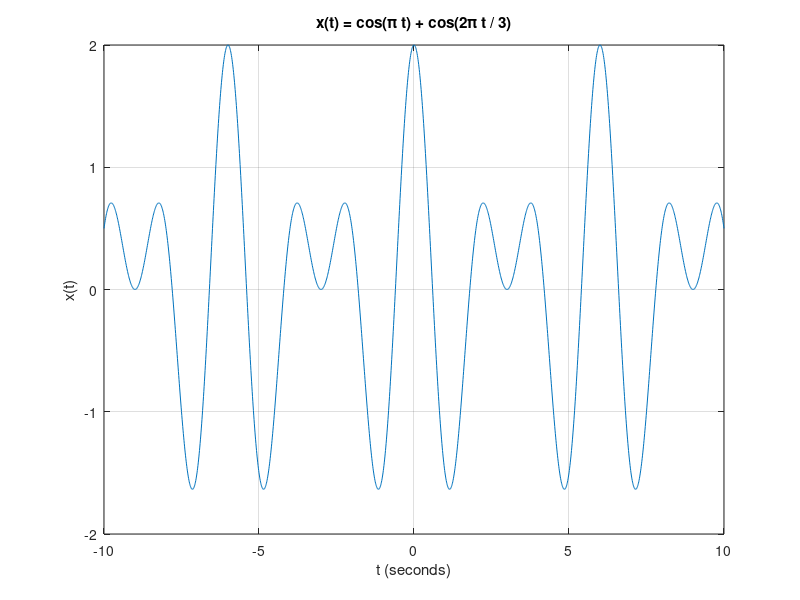

Recreate this plot in MATLAB.
%************************************************************************
%       Script lines for Problem 7
% Script to generate and plot y(t) = 3r(t+3) - 6r(t+1) + 3r(t) - 3u(t-3)
% Reference: ECE 09341 Signals and Systems Lab 1 Instructions
%************************************************************************
clear all;
clf;
          
t = -10:0.01:10; 

x1 = cos(pi*t);
x2 = cos((2*pi/3)*t);
x = x1 + x2;

figure;
plot(t,x);
xlabel('t (seconds)');
ylabel('x(t)');
title('x(t) = cos(\pi t) + cos(2\pi t / 3)');
grid
